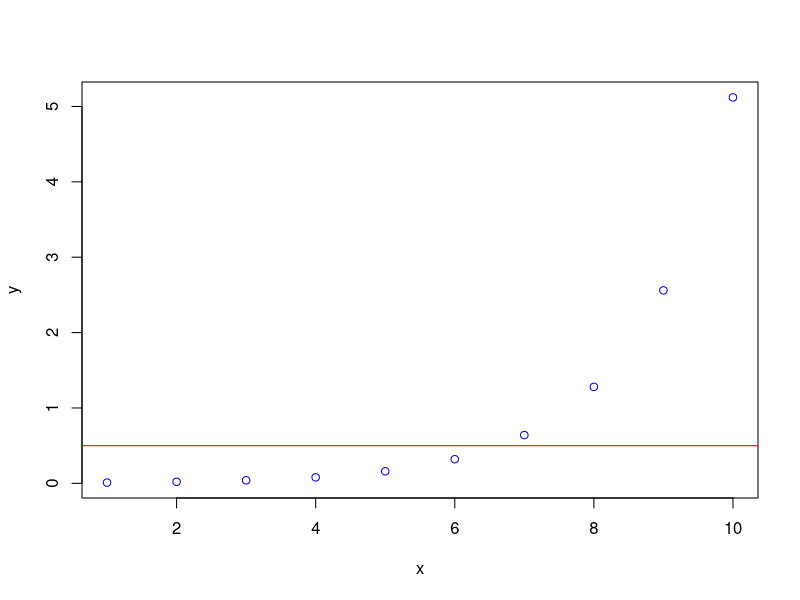

Generate this figure with R:
# lily pond problem - Exercise 2.1 ----
x <- 1:10    # days

#' pond_surface_covered
#' param: n0 ... starting area covered
pond_surface_covered <- function(day, n0 = 1/100, growth_rate = 2){
  # vectorized function
  y <- n0*growth_rate^(day-1)
  return(y)
}

y <- pond_surface_covered(x)
# plotting
plot(x, y, col = "blue")
abline(h = 0.5, col = "red")

# how much is covered on day 3
y[3]
y[c(1, 7)]


# example for function - random distribution ----
# including extension to exercise 2.3

#' random samples from multiple distribution
#' n ... number of samples
#' d ... distribution
randsamp <- function(n, d = "uniform"){
  if(d == "uniform"){
    return( runif(n) )
  } else if(d == "normal"){
    return( rnorm(n))
  } else if(d == "binomial"){
    return(rbinom(n, size = 1, prob = 0.5))
  } else{
    stop("I don't know this distribution.")
  }
}

# types of variables ----
## numbers / strings (simple text) / boolean (TRUE or FALSE)
## vector (multiple elements of the same type)
m <- matrix(1:18, ncol = 3, nrow = 6)
m <- matrix(1:18, ncol = 3, byrow = TRUE)
dim(m)
ncol(m)
nrow(m)
m[2, 3]
m[, 3]

colnames(m) <- letters[1:ncol(m)]
rownames(m) <- LETTERS[1:nrow(m)]

m["C", "b"]
# select a smaller matrix
# : is not working for text
m[1:2, 1:2]
m[c("A", "B"), c("a", "b")]

ind <- colnames(m) != "b"  # ! = without space
m[, ind]


data <- list("Charitéplatz", 1, "10115", "Berlin", TRUE)
data[[2]]
names(data) <- c("street", "number", "code", "city", "company")

data[["code"]]

data.frame
names <- c("January", "Manuela", "Bill")
lastn <- c("Weiner", "Benary", "Gates")
age <- c(1001, NA, 64)

# data frames are lists 
d <- data.frame(names = names, last_names = lastn, age = age)
View(d)
dim(d)
d[3,1]
class(d["age"])
d$age
d[3,]

t(m)
class(t(d)) # you don't want to use it on data frames

## Exercise 2.4 ----
mat_rand <- matrix(rnorm(15), nrow = 5)
colnames(mat_rand) <- letters[1:ncol(mat_rand)]
rownames(mat_rand) <- LETTERS[1:nrow(mat_rand)]
mat_rand
df_rand <- as.data.frame(mat_rand)
# mat_rand[, "new"] <- rep("A", nrow(mat_rand)) - not working
df_rand[, "new"] <- rep("A", nrow(mat_rand))
df_rand$another_new <- "B"
df_rand[,6] <- "more"
